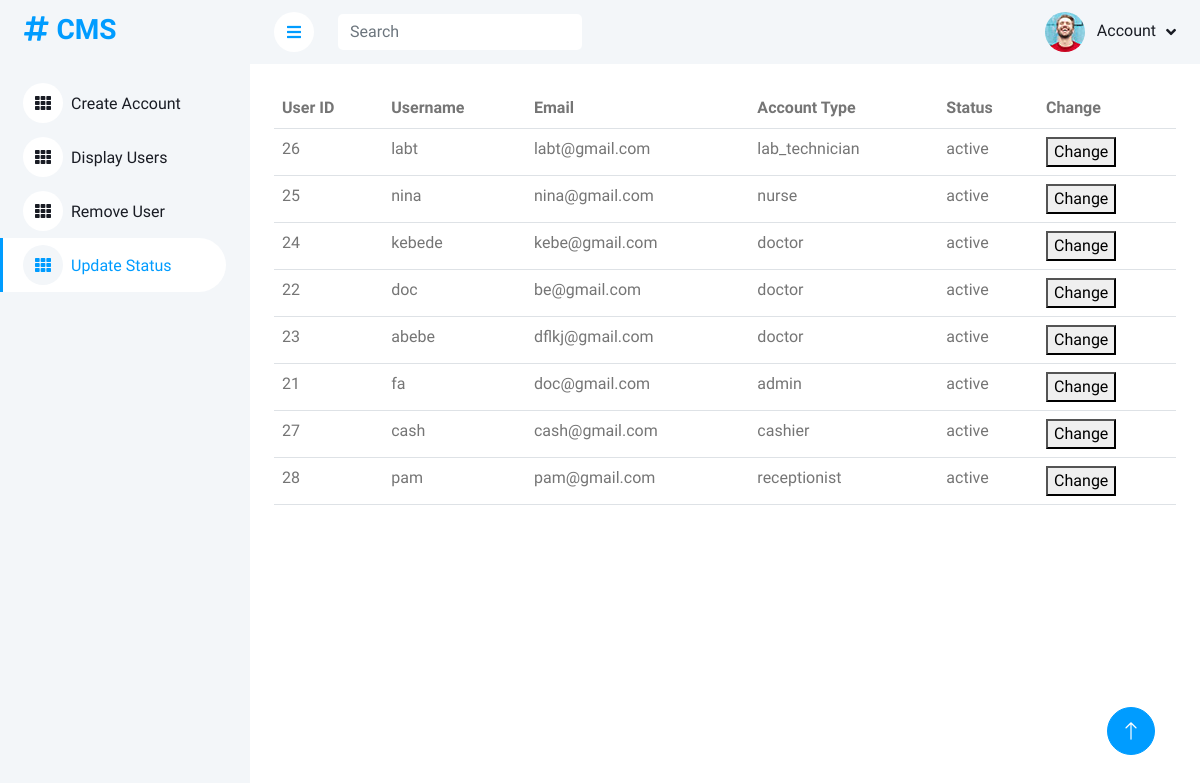
The page /status.php on the database its author committed.
### tables this page shows
CREATE TABLE IF NOT EXISTS `users` (
  `user_id` int(11) NOT NULL AUTO_INCREMENT,
  `username` varchar(50) NOT NULL,
  `password` varchar(255) NOT NULL,
  `email` varchar(100) NOT NULL,
  `account_type` varchar(100) NOT NULL,
  `status` varchar(100) NOT NULL,
  PRIMARY KEY (`user_id`)
);

### status.php (the view, shortened to what this page needs)
<!DOCTYPE html>
<html lang="en">
<head>
    <link href="https://cdnjs.cloudflare.com/ajax/libs/font-awesome/5.10.0/css/all.min.css" rel="stylesheet">
    <link href="https://cdn.jsdelivr.net/npm/bootstrap-icons@1.4.1/font/bootstrap-icons.css" rel="stylesheet">
    <link href="lib/owlcarousel/assets/owl.carousel.min.css" rel="stylesheet">
    <link href="lib/tempusdominus/css/tempusdominus-bootstrap-4.min.css" rel="stylesheet" />
    <link href="css/bootstrap.min.css" rel="stylesheet">
    <link href="css/style.css" rel="stylesheet">
</head>
<body>
    <div class="container-fluid position-relative bg-white d-flex p-0">
        <div class="sidebar pe-4 pb-3">
            <nav class="navbar bg-light navbar-light">
                <a href="Create.php" class="navbar-brand mx-4 mb-3">
                    <h3 class="text-primary"><i class="fa fa-hashtag me-2"></i>CMS</h3>
                </a>
                <div class="navbar-nav w-100">
                    <a href="Create.php" class="nav-item nav-link"><i class="fa fa-th me-2"></i>Create Account</a>
                    <a href="display.php" class="nav-item nav-link"><i class="fa fa-th me-2"></i>Display Users</a>
                    <a href="remove.php" class="nav-item nav-link"><i class="fa fa-th me-2"></i>Remove User</a>
                    <a href="status.php" class="nav-item nav-link active"><i class="fa fa-th me-2"></i>Update Status</a>
                </div>
            </nav>
        </div>
        <div class="content">
            <nav class="navbar navbar-expand bg-light navbar-light sticky-top px-4 py-0">
                <a href="#" class="sidebar-toggler flex-shrink-0">
                    <i class="fa fa-bars"></i>
                </a>
                <form class="d-none d-md-flex ms-4">
                    <input class="form-control border-0" type="search" placeholder="Search">
                </form>
                <div class="navbar-nav align-items-center ms-auto">
                    <div class="nav-item dropdown">
                        <a href="#" class="nav-link dropdown-toggle" data-bs-toggle="dropdown">
                            <img class="rounded-circle me-lg-2" src="img/user.jpg" alt="" style="width: 40px; height: 40px;">
                            <span class="d-none d-lg-inline-flex">Account</span>
                        </a>
                    </div>
                </div>
            </nav>
            <div class="container-fluid pt-4 px-4">
            <?php
$servername = "localhost";
$username = "root";
$password = "";
$dbname = "clinic";
$conn = mysqli_connect($servername, $username, $password, $dbname);
$sql = "SELECT * FROM users";
$result = mysqli_query($conn, $sql);
echo "<table class=table table-striped>";
echo "<tr><th>User ID</th><th>Username</th><th>Email</th><th>Account Type</th><th>Status</th><th>Change</th></tr>";
while ($row = mysqli_fetch_assoc($result)) {
    echo "<tr>";
    echo "<td>".$row['user_id']."</td>";
    echo "<td>".$row['username']."</td>";
    echo "<td>".$row['email']."</td>";
    echo "<td>".$row['account_type']."</td>";
    echo "<td>".$row['status']."</td>";
    echo "<td>";
    if ($row['status'] == "active") {
        echo "<form method='post'>";
        echo "<button type='submit' name='change'>Change</button>";
        echo "</form>";
    } else {
        echo "<form method='post'>";
        echo "<input type='hidden' name='user_id' value='".$row['user_id']."'>";
        echo "<input type='hidden' name='new_status' value='active'>";
        echo "<button type='submit' name='change'>Change</button>";
        echo "</form>";
    }
    echo "</td>";
    echo "</tr>";
}
echo "</table>";
?>
        </div>
        <a href="#" class="btn btn-lg btn-primary btn-lg-square back-to-top"><i class="bi bi-arrow-up"></i></a>
    </div>
</body>
</html>

### css/style.css (style rules this page uses)
:root { --primary: #009CFF; --light: #F3F6F9; --dark: #191C24; }
.back-to-top { position: fixed; display: none; right: 45px; bottom: 45px; z-index: 99; }
.btn { transition: .5s; }
.btn.btn-primary { color: #FFFFFF; }
.btn-lg-square { width: 48px; height: 48px; }
.btn-square, .btn-sm-square, .btn-lg-square { padding: 0; display: inline-flex; align-items: center; justify-content: center; font-weight: normal; border-radius: 50px; }
.sidebar { position: fixed; top: 0; left: 0; bottom: 0; width: 250px; height: 100vh; overflow-y: auto; background: var(--light); transition: 0.5s; z-index: 999; }
.content { margin-left: 250px; min-height: 100vh; background: #FFFFFF; transition: 0.5s; }
@media (min-width: 992px) { .sidebar { margin-left: 0; } }
@media (min-width: 992px) { .content { width: calc(100% - 250px); } }
.sidebar .navbar .navbar-nav .nav-link { padding: 7px 20px; color: var(--dark); font-weight: 500; border-left: 3px solid var(--light); border-radius: 0 30px 30px 0; outline: none; }
.sidebar .navbar .navbar-nav .nav-link:hover, .sidebar .navbar .navbar-nav .nav-link.active { color: var(--primary); background: #FFFFFF; border-color: var(--primary); }
.sidebar .navbar .navbar-nav .nav-link i { width: 40px; height: 40px; display: inline-flex; align-items: center; justify-content: center; background: #FFFFFF; border-radius: 40px; }
.sidebar .navbar .navbar-nav .nav-link:hover i, .sidebar .navbar .navbar-nav .nav-link.active i { background: var(--light); }
.content .navbar .navbar-nav .nav-link { margin-left: 25px; padding: 12px 0; color: var(--dark); outline: none; }
.content .navbar .sidebar-toggler, .content .navbar .navbar-nav .nav-link i { width: 40px; height: 40px; display: inline-flex; align-items: center; justify-content: center; background: #FFFFFF; border-radius: 40px; }
.content .navbar .dropdown-toggle::after { margin-left: 6px; vertical-align: middle; border: none; content: "\f107"; font-family: "Font Awesome 5 Free"; font-weight: 900; transition: .5s; }

### rows shown on the page
users: user_id "26", username "labt", email "labt@gmail.com", account_type "lab_technician", status "active"
users: user_id "25", username "nina", email "nina@gmail.com", account_type "nurse", status "active"
users: user_id "24", username "kebede", email "kebe@gmail.com", account_type "doctor", status "active"
users: user_id "22", username "doc", email "be@gmail.com", account_type "doctor", status "active"
users: user_id "23", username "abebe", email "dflkj@gmail.com", account_type "doctor", status "active"
users: user_id "21", username "fa", email "doc@gmail.com", account_type "admin", status "active"
users: user_id "27", username "cash", email "cash@gmail.com", account_type "cashier", status "active"
users: user_id "28", username "pam", email "pam@gmail.com", account_type "receptionist", status "active"
